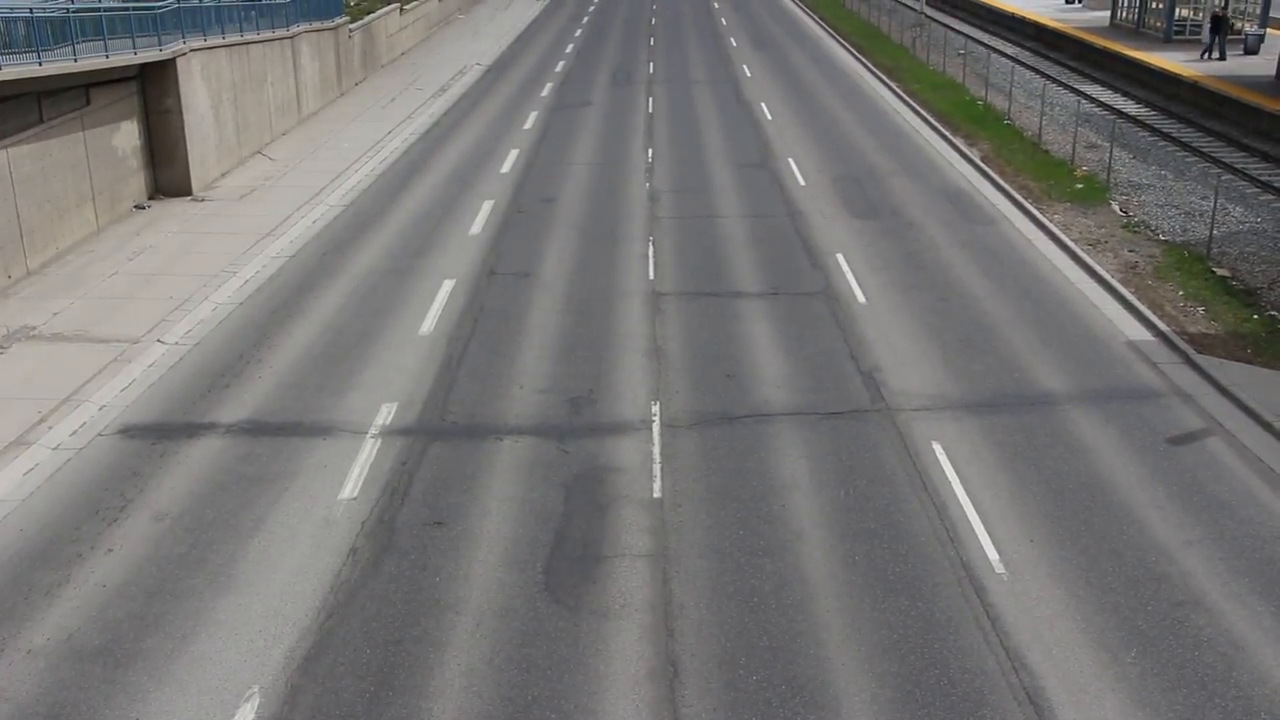
#> input picture frame 71 of Cars Moving On Road Stock Footage - Free Download.mp4, 1280 x 720 px, given in place of 73863-76433.mp4, which was not available
$ python ctv.py
#> lines starting #> are read from the running program, lines starting #| are printed output that depends on the picture; after the words box and inside, x2 and y2 are one past the last pixel; in counts of white or black regions, pixels touching at a corner belong together; pictures that were not available may be replaced by others from this repository, and a replacement may not be noted
import cv2
import numpy as np

#web cam
#cap = cv2.VideoCapture('D:\\work\\cctv python\\cctv 1.0\\video.mp4')

cap = cv2.VideoCapture('D:\\personal\\cctv\\2023-08-29\\73863-76433.mp4')


min_width_react=80 #min widht reactangle
min_hieght_react=80 #min hight reactangle
count_line_position = 550


def center_handel(x,y,w,h):
    x1= int(w/2)
    y1= int(w/2)
    cy = y+y1
    cx = x+x1
    return cx,cy

detect = []#vehical detech karke list banega ki kitni aa gyi abhi tak
offset = 6#Allow erroe in pixel
counter =0


#intialize substrutor
#algo = cv2.bgsegm.createBackgroundSubtractorMOG2()
algo = cv2.createBackgroundSubtractorMOG2()

#(algo name can be change by) algorith hai ye vehical ka background suntract krega


while True:
    ret,frame1=cap.read()
#> frame1 is the input picture: shape (720, 1280, 3); mean B, G, R 117, 117.9, 119.2
    grey = cv2.cvtColor(frame1,cv2.COLOR_BGR2GRAY)
    blur = cv2.GaussianBlur(grey,(3,3),5)
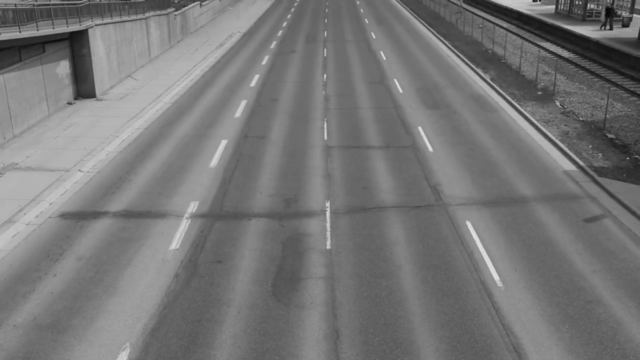
#> blur: shape (720, 1280) (shown at 1/2 size); min 8, max 227, mean 118.2

    # applying on each frame
    img_sub = algo.apply(blur)
#> img_sub: shape (720, 1280); every value is 127
    dilat = cv2.dilate(img_sub, np.ones((5,5)))
    kernel = cv2.getStructuringElement(cv2.MORPH_ELLIPSE,(5,5))
    dilatada = cv2.morphologyEx(dilat,cv2.MORPH_CLOSE,kernel)#diltada can be change
    dilatada = cv2.morphologyEx(dilatada,cv2.MORPH_CLOSE,kernel)#diltada can be change
    CounterSahpe,h = cv2.findContours(dilatada,cv2.RETR_TREE,cv2.CHAIN_APPROX_SIMPLE)
#> CounterSahpe = [[[0, 0], [0, 719], [1279, 719], [1279, 0]]]; h = [[-1, -1, -1, -1]]

   # cv2.line(frame1,25,count_line_position,(1200,count_line_position),(225,127,0),3)
    cv2.line(frame1,(25, count_line_position),(1200,count_line_position), (225, 127, 0), 3)
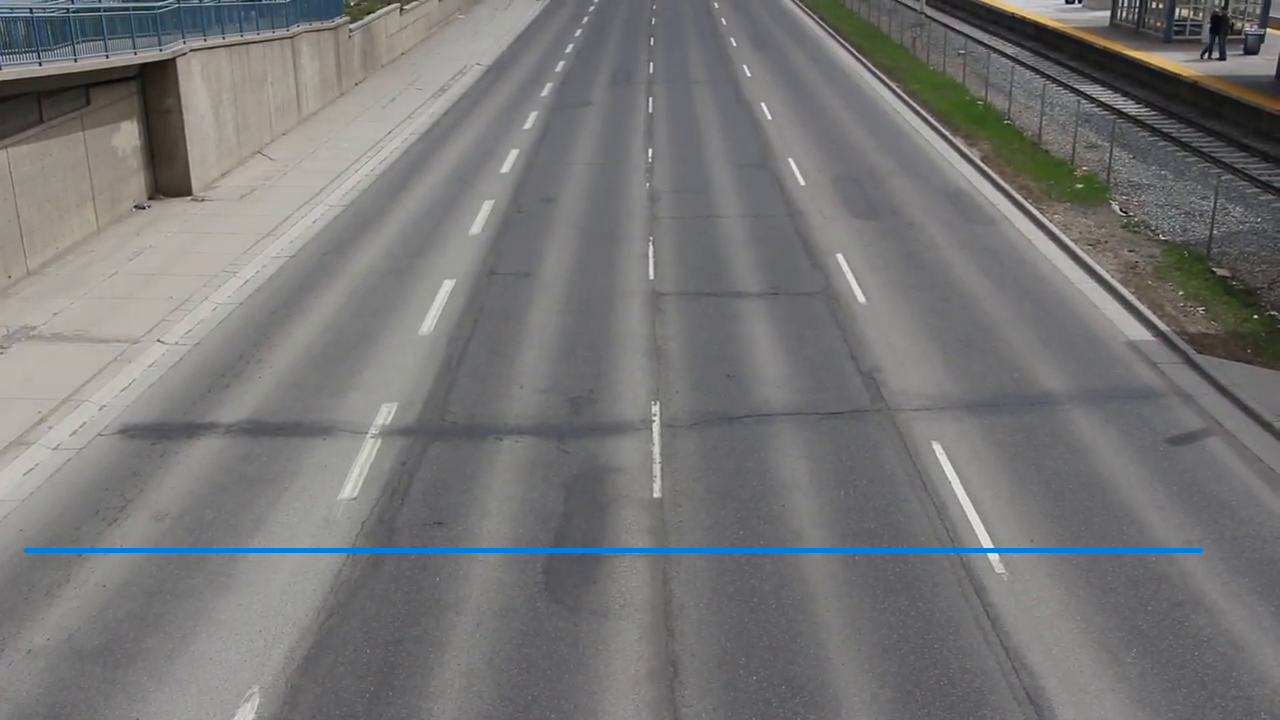
#> frame1: shape (720, 1280, 3); 0.64% of pixels changed, all inside (x1, y1, x2, y2) = (23, 548, 1203, 553)


    for(i,c) in enumerate(CounterSahpe):
        (x,y,w,h) = cv2.boundingRect(c)
        validate_counter = (w>= min_width_react) and (h>= min_hieght_react)
        if not validate_counter:


            continue

        cv2.rectangle(frame1,(x,y),(x+w,y+h ),(0,255,0),2)#clor of boxes

        cv2.putText(frame1,"VEHICLE COUNTER"+ str(counter),(x,y-20),cv2.FONT_HERSHEY_SIMPLEX,2,(0,0,255),5) # vehicle box names


        center = center_handel(x,y,w,h)
        detect.append(center)
        cv2.circle(frame1,center,4,(0,0,255),-1)


        for(x,y) in detect:
            if y<(count_line_position+offset) and y>(count_line_position-offset):
                counter+=1
            cv2.line(frame1,(25, count_line_position),(1200,count_line_position), (225, 127,255), 3)
            detect.remove((x,y))
            print("counter number :"+str(counter))

            cv2.putText(frame1,"VEHICLE COUNTER"+ str(counter),(450,70),cv2.FONT_HERSHEY_SIMPLEX,2,(0,0,255),5)
#> this loop made 1 pass
#> (c, w, h, validate_counter, x1 in center_handel, y1 in center_handel) on pass 1: ([[0, 0], [0, 719], [1279, 719], [1279, 0]], 1280, 720, True, 640, 640)
#> (printed output is left out)
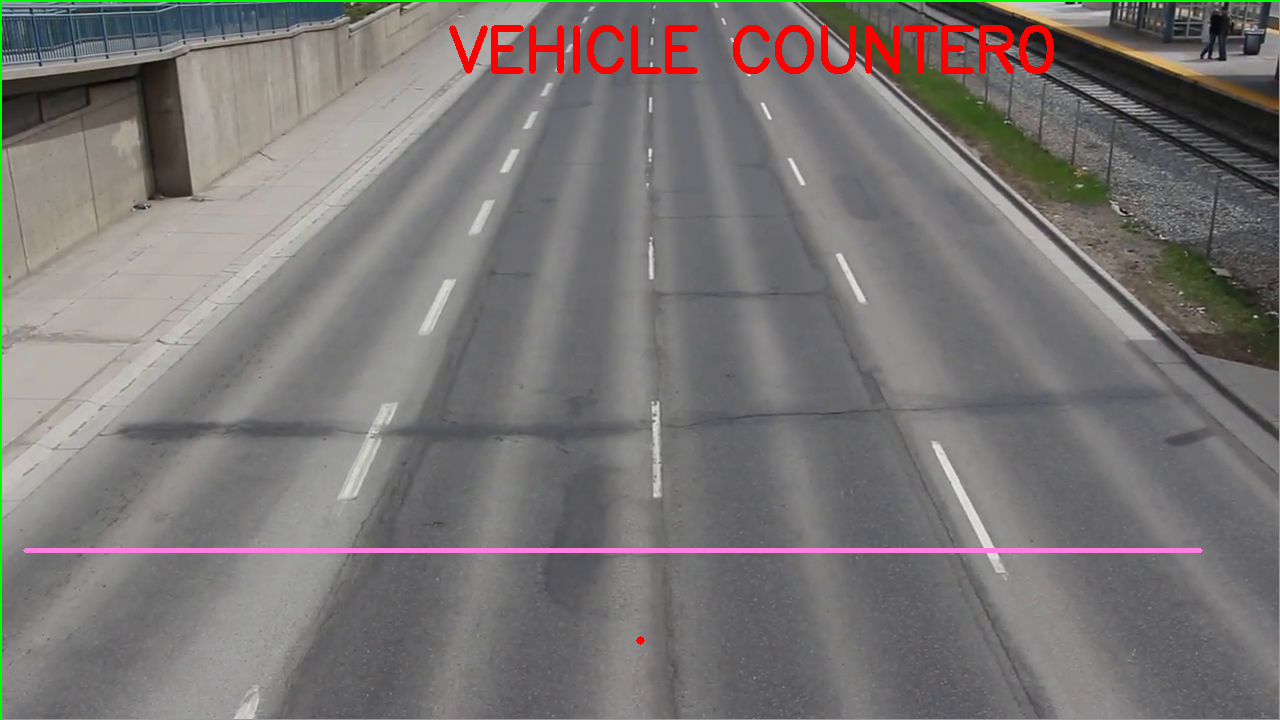
#> frame1: shape (720, 1280, 3); 2.45% of pixels changed, all inside (x1, y1, x2, y2) = (0, 0, 1280, 720)
#> after the loop, counter = 0; detect = []


#black in white image ke liye
    #cv2.imshow('detecher',dilatada )
    cv2.imshow('video original', frame1)

    if cv2.waitKey(1) == 13:
#> (key Esc is pressed here)
        break

cv2.destroyAllWindows()
cap.release()

$ run again, starting later in the video
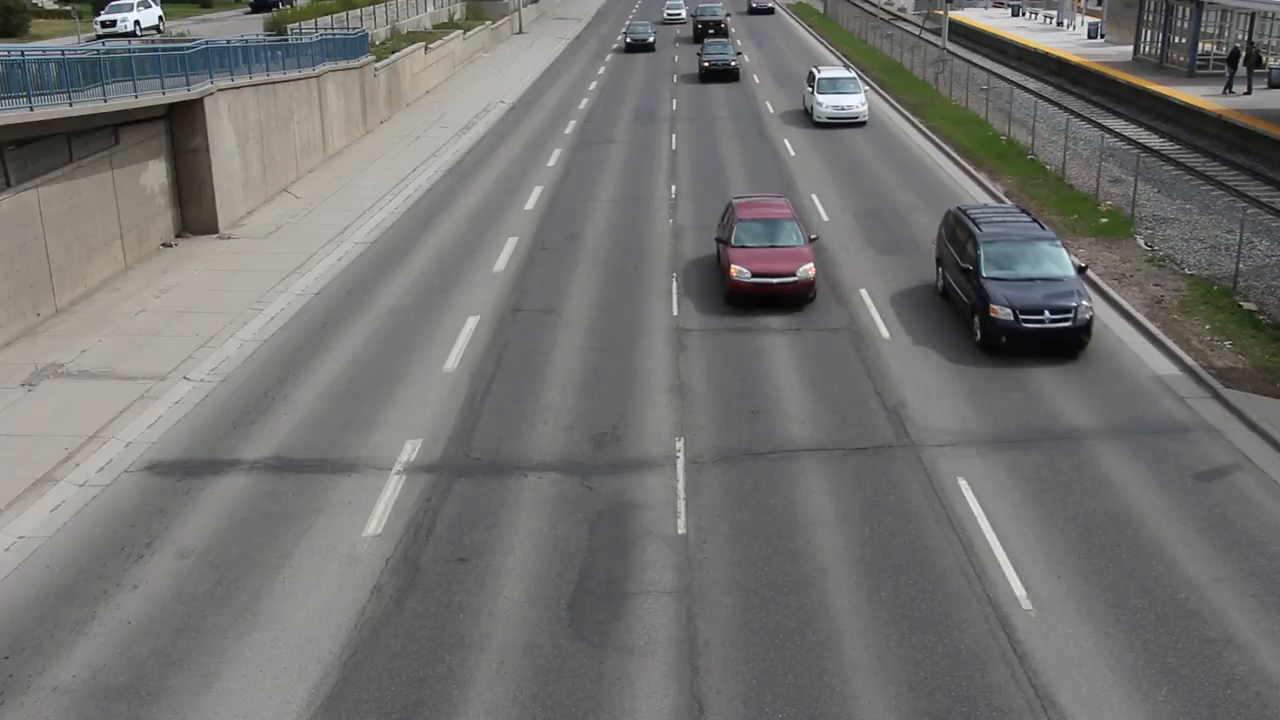
#> input picture frame 322 of Cars Moving On Road Stock Footage - Free Download.mp4, 1280 x 720 px, given in place of 73863-76433.mp4, which was not available
#> frame1 is the input picture: shape (720, 1280, 3); mean B, G, R 112.4, 113.7, 114.8
#> img_sub: shape (720, 1280); every value is 127
#> `CounterSahpe,h = cv2.findContours(dilatada,cv2.RETR_TREE,cv2.CHAIN_APP..`: CounterSahpe = [[[0, 0], [0, 719], [1279, 719], [1279, 0]]]; h = [[-1, -1, -1, -1]]
#> `cv2.line(frame1,(25, count_line_position),(1200,count_line_position), ..`:
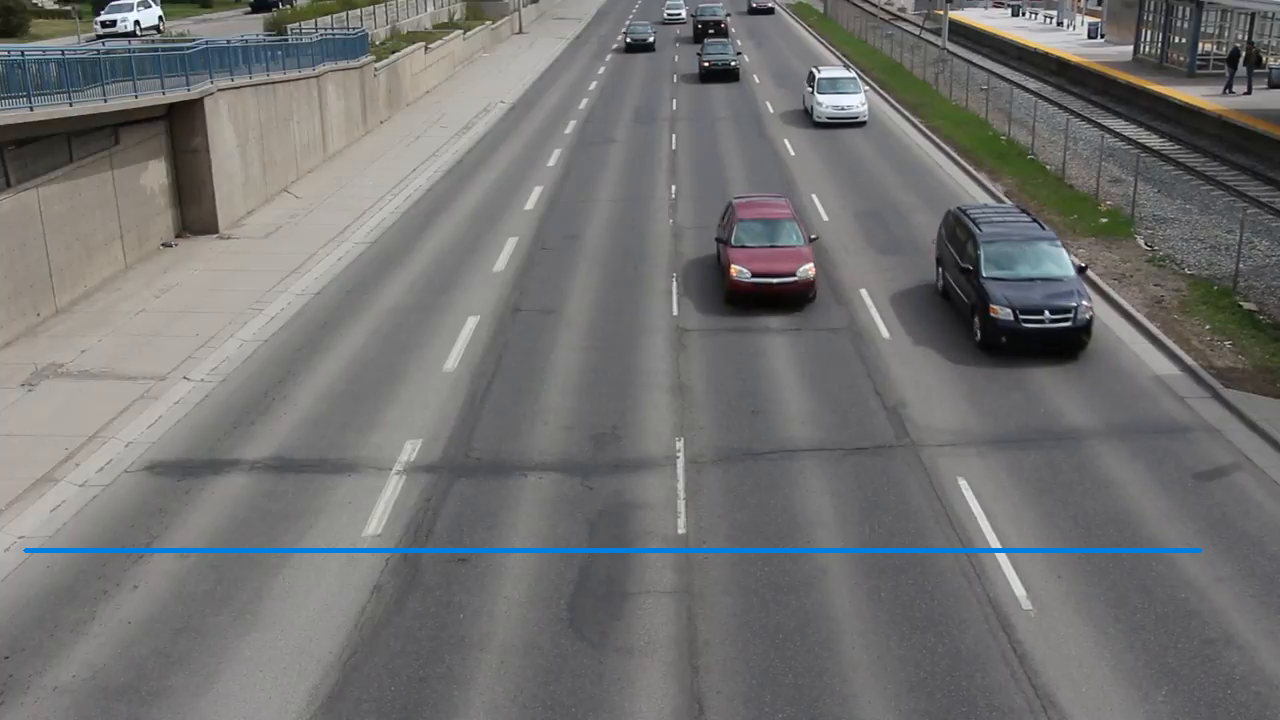
#> frame1: shape (720, 1280, 3); 0.64% of pixels changed, all inside (x1, y1, x2, y2) = (23, 548, 1203, 553)
#> the loop `for(i,c) in enumerate(CounterSahpe):` made 1 pass
#> (c, w, h, validate_counter, x1 in center_handel, y1 in center_handel) on pass 1: ([[0, 0], [0, 719], [1279, 719], [1279, 0]], 1280, 720, True, 640, 640)
#> (printed output is left out)
#> after the loop `for(i,c) in enumerate(CounterSahpe):`:
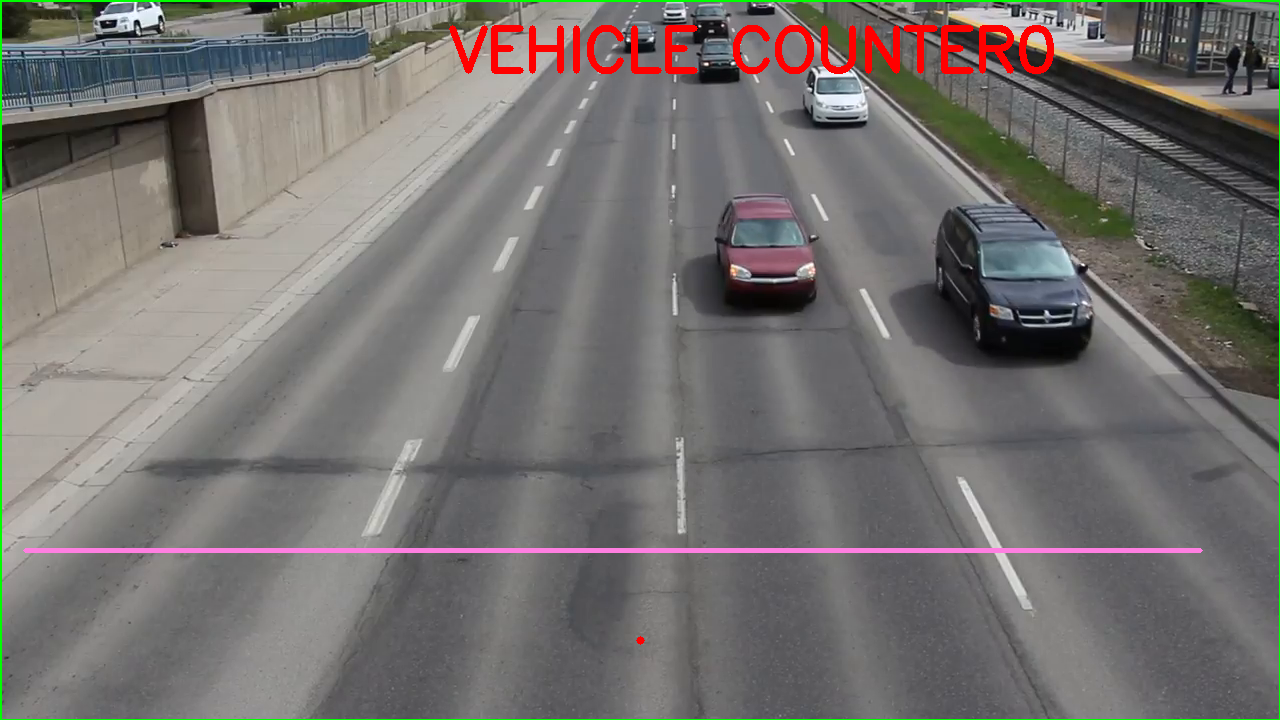
#> frame1: shape (720, 1280, 3); 2.45% of pixels changed, all inside (x1, y1, x2, y2) = (0, 0, 1280, 720)
#> after the loop `for(i,c) in enumerate(CounterSahpe):`: counter = 0; detect = []

$ run again, starting later in the video
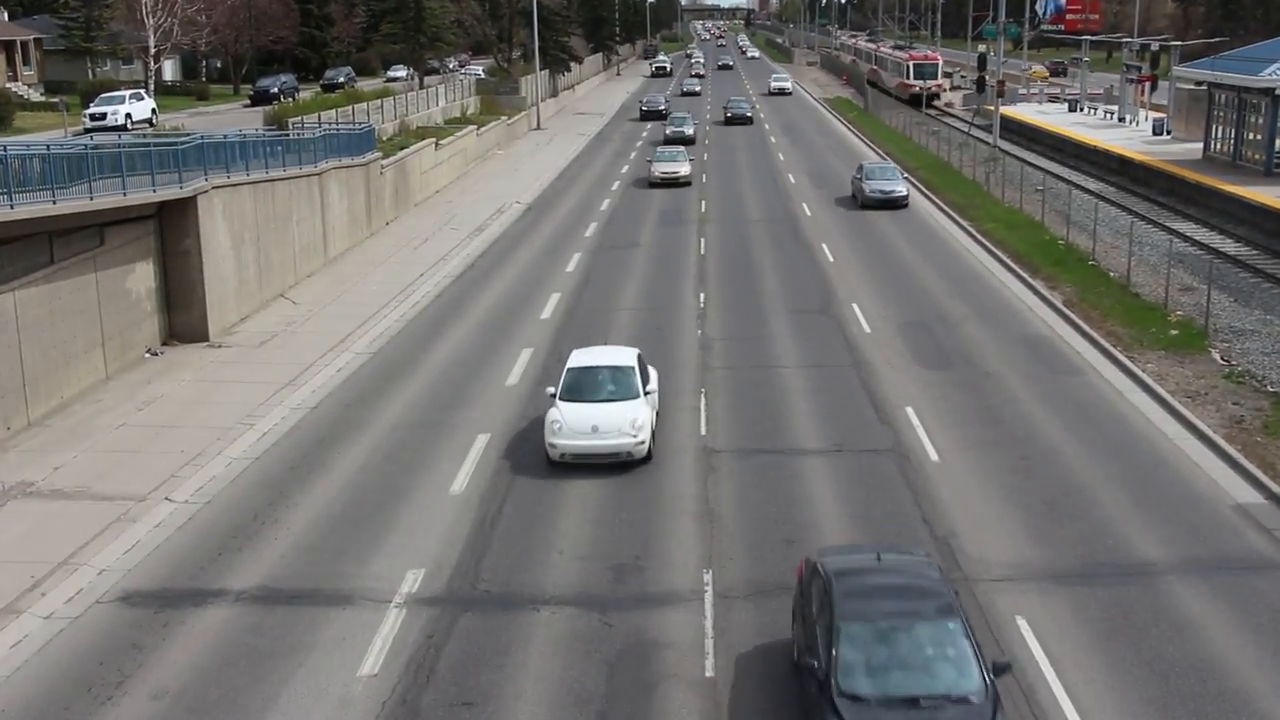
#> input picture frame 572 of Cars Moving On Road Stock Footage - Free Download.mp4, 1280 x 720 px, given in place of 73863-76433.mp4, which was not available
#> frame1 is the input picture: shape (720, 1280, 3); mean B, G, R 112.4, 114.3, 115.6
#> img_sub: shape (720, 1280); every value is 127
#> `CounterSahpe,h = cv2.findContours(dilatada,cv2.RETR_TREE,cv2.CHAIN_APP..`: CounterSahpe = [[[0, 0], [0, 719], [1279, 719], [1279, 0]]]; h = [[-1, -1, -1, -1]]
#> `cv2.line(frame1,(25, count_line_position),(1200,count_line_position), ..`:
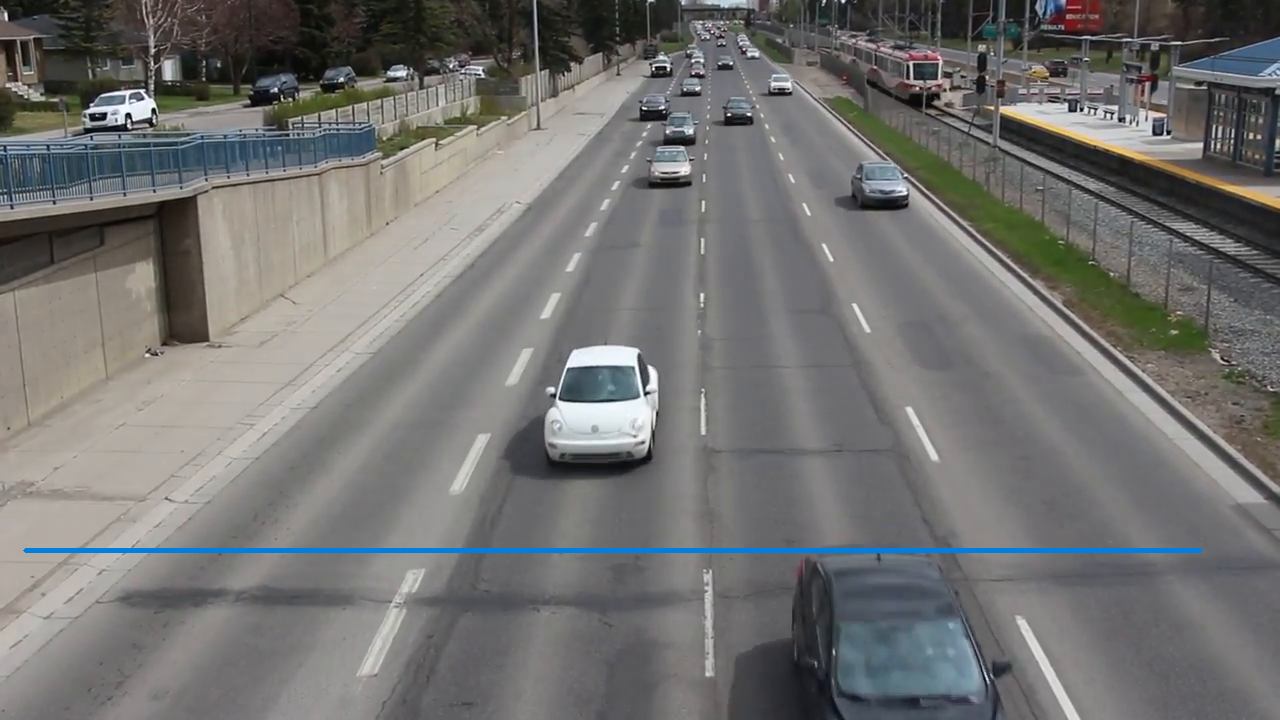
#> frame1: shape (720, 1280, 3); 0.64% of pixels changed, all inside (x1, y1, x2, y2) = (23, 548, 1203, 553)
#> the loop `for(i,c) in enumerate(CounterSahpe):` made 1 pass
#> (c, w, h, validate_counter, x1 in center_handel, y1 in center_handel) on pass 1: ([[0, 0], [0, 719], [1279, 719], [1279, 0]], 1280, 720, True, 640, 640)
#> (printed output is left out)
#> after the loop `for(i,c) in enumerate(CounterSahpe):`:
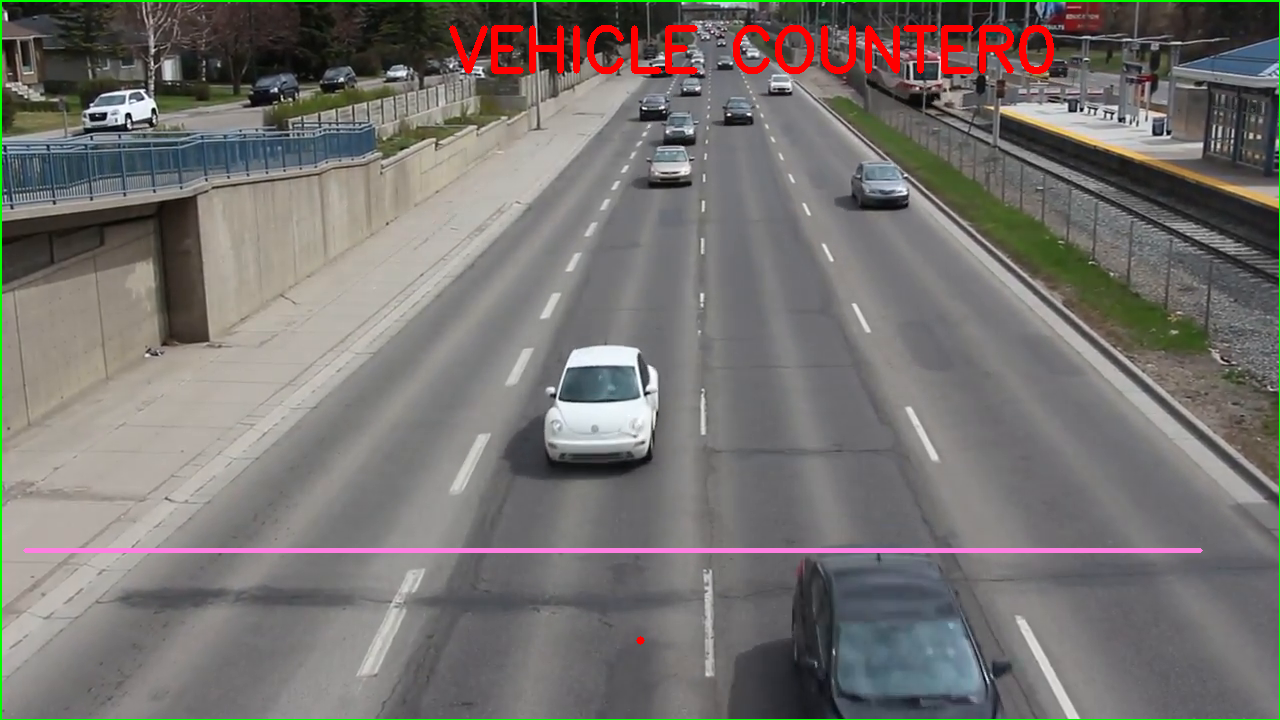
#> frame1: shape (720, 1280, 3); 2.45% of pixels changed, all inside (x1, y1, x2, y2) = (0, 0, 1280, 720)
#> after the loop `for(i,c) in enumerate(CounterSahpe):`: counter = 0; detect = []
